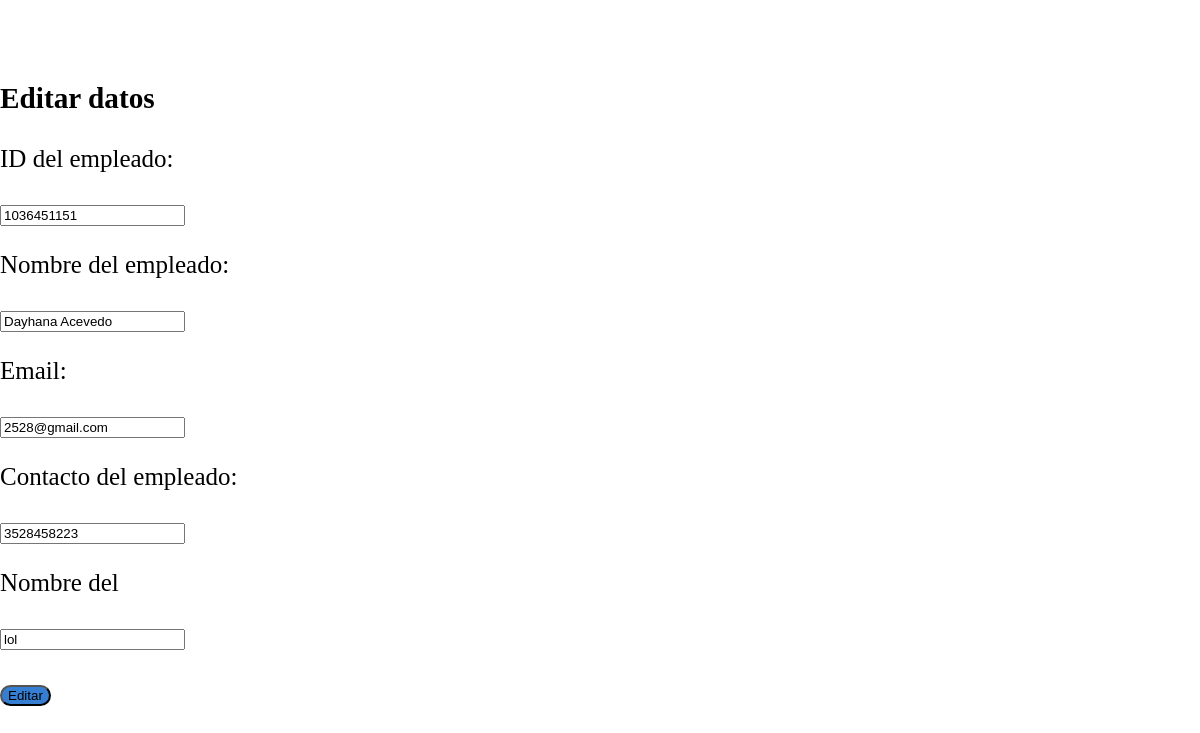
Screenshot of /edit/1 with the database file from the repository.
### employee/models.py (models this page shows, shortened)
class Employee(models.Model):
    eid = models.CharField(max_length=20)
    ename = models.CharField(max_length=100)
    eemail = models.CharField(max_length=254)
    econtact = models.CharField(max_length=15)
    evendedor = models.CharField(max_length=25)
    class Meta:
        db_table = "employee"

### employee/views.py (the view)
# urls.py: path('edit/<int:id>', views.edit),
def edit(request, id):
    employee = Employee.objects.get(id=id)
    return render(request,'edit.html', {'employee':employee})

### employee/templates/edit.html (shortened to what this page needs)
<!DOCTYPE html>
<html lang="en">
<head>
    {% load static %}
    <link rel="stylesheet" href="{% static 'css/style.css' %}">
</head>
<body>
    <form method="POST" action="/update/{{employee.id}}">
        <div>
            <br>
            <p>
                <h3>Editar datos</h3>
            </p>
        </div>
        <div>
            <p>ID del empleado:</p>
            <div>
                <input type="text" name="eid" value="{{employee.eid}}" />
            </div>
        </div>
        <div>
            <p>Nombre del empleado:</p>
            <div>
                <input type="text" name="ename" value="{{employee.ename}}" />
            </div>
        </div>
        <div>
            <p>Email:</p>
            <div>
                <input type="email" name="eemail" value="{{employee.eemail}}" />
            </div>
        </div>
        <div>
            <p>Contacto del empleado:</p>
            <div>
                <input type="text" name="econtact" value="{{employee.econtact}}" />
            </div>
        </div>
        <div>
            <p>Nombre del </p>
            <div>
                <input type="text" name="evendedor" value="{{employee.evendedor}}" />
            </div>
        <div>
            <br>
            <button type="submit">Editar</button>
        </div>
    </form>
</body>
</html>

### employee/static/css/style.css (style rules this page uses)
body { background-image: url('../css/pngtree-technology-data-line-dotted-line-image_18981.jpg'); background-repeat: no-repeat; background-size: cover; background-position: top center; height: 100%; margin: 25px 0; padding-left: 0px; font-size: 25px; }
button { border-radius: 18px; color: rgb(0, 0, 0); background-color:rgb(54, 126, 209) ; cursor: pointer; }

### rows the page displays
Employee: eid "1036451151", ename "Dayhana Acevedo", eemail "2528@gmail.com", econtact "3528458223", evendedor "lol"
